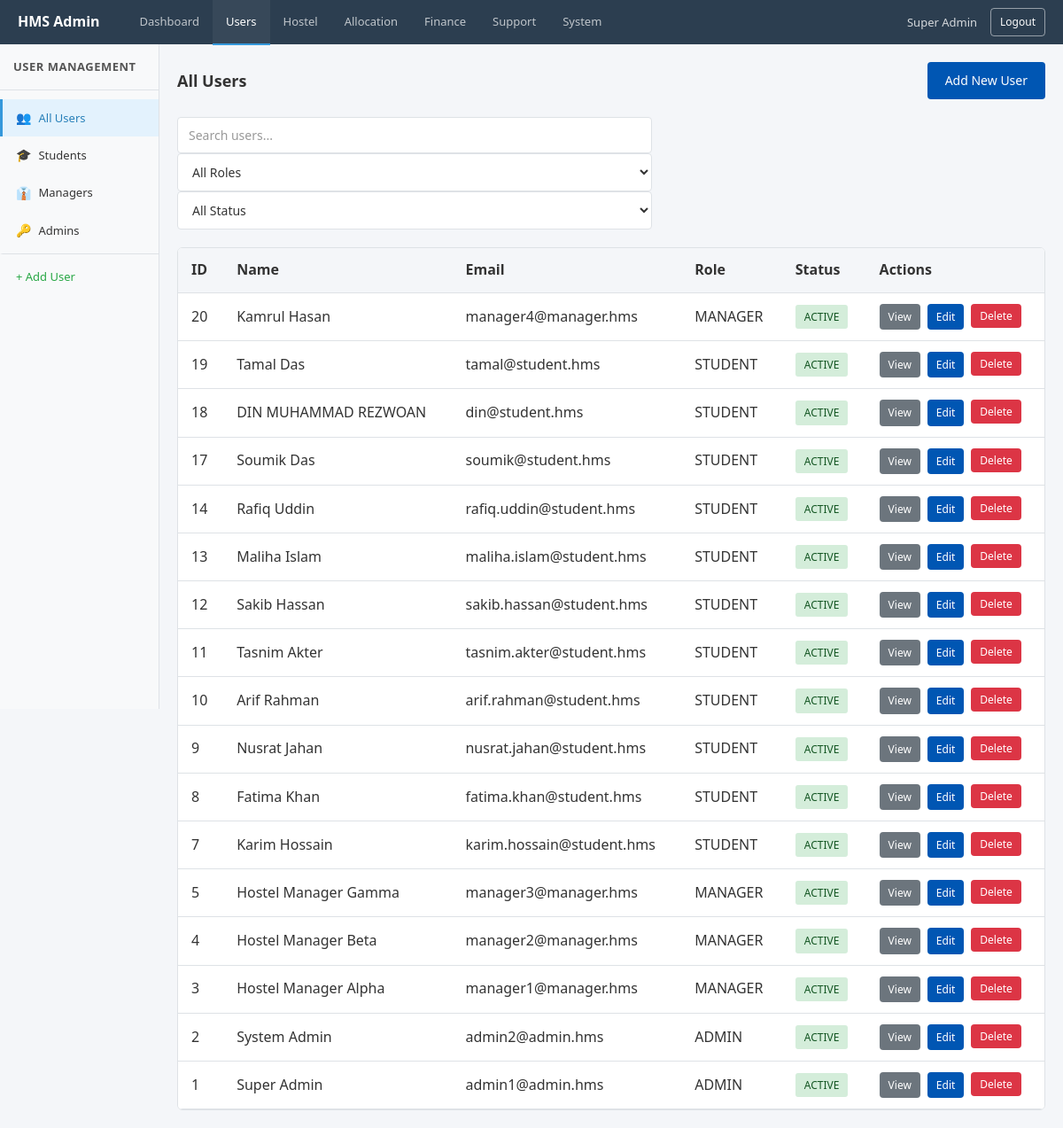
The app's page /index.php?page=admin_users (signed in) with its own data.
### tables this page shows
CREATE TABLE `users` (
  `id` bigint UNSIGNED NOT NULL,
  `name` varchar(100) NOT NULL,
  `email` varchar(191) NOT NULL,
  `phone` varchar(30) DEFAULT NULL,
  `password_hash` varchar(255) NOT NULL,
  `status` enum('ACTIVE','INACTIVE','LOCKED') NOT NULL DEFAULT 'ACTIVE',
  `created_at` datetime NOT NULL DEFAULT CURRENT_TIMESTAMP,
  `updated_at` datetime NOT NULL DEFAULT CURRENT_TIMESTAMP ON UPDATE CURRENT_TIMESTAMP,
  `last_login_at` datetime DEFAULT NULL
);

### app/Controllers/Admin/AdminUserController.php (called while the page is built, shortened)
<?php
require_once __DIR__ . '/../../Models/AdminModel.php';
$action = isset($_GET['action']) ? $_GET['action'] : 'users';
$data = [];
if ($action === 'view') {
    $id = (int)$_GET['id'];
    $data['user'] = getUserById($id);
    $data['roles'] = getAllRoles();
    $pageTitle = 'View User: ' . ($data['user']['name'] ?? 'Unknown');
} elseif ($action === 'edit') {
    $id = (int)$_GET['id'];
    $data['user'] = getUserById($id);
    $data['roles'] = getAllRoles();
    $pageTitle = 'Edit User';
} elseif ($action === 'add') {
    $pageTitle = 'Add New User';
    $data['roles'] = getAllRoles();
} elseif ($action === 'search') {
    $keyword = isset($_GET['q']) ? trim($_GET['q']) : '';
    $pageTitle = 'Search Users';
    $data['users'] = !empty($keyword) ? searchUsers($keyword) : [];
    $data['keyword'] = $keyword;
} else {
    $data['users'] = getAllUsers();
    $data['roles'] = getAllRoles();
}
require_once __DIR__ . '/../../Views/Admin/UserView.php';

### app/Models/AdminModel.php (called while the page is built, shortened)
<?php
function getAllUsers() {
    $conn = dbConnect();
    $sql = "SELECT u.*, GROUP_CONCAT(r.name) as roles
            FROM users u
            LEFT JOIN user_roles ur ON u.id = ur.user_id
            LEFT JOIN roles r ON ur.role_id = r.id
            GROUP BY u.id
            ORDER BY u.id DESC";
    $result = mysqli_query($conn, $sql);
    $users = mysqli_fetch_all($result, MYSQLI_ASSOC);
    return $users;
}
function getAllRoles() {
    $conn = dbConnect();
    $sql = "SELECT * FROM roles ORDER BY id";
    $result = mysqli_query($conn, $sql);
    $roles = mysqli_fetch_all($result, MYSQLI_ASSOC);
    return $roles;
}

### app/Views/Admin/UserView.php (the view, shortened to what this page needs)
<!DOCTYPE html>
<html lang="en">
<head>
    <link rel="stylesheet" href="public/assets/css/style.css">
    <link rel="stylesheet" href="app/Views/Admin/css/admin.css">
</head>
<body>
    <?php include __DIR__ . '/partials/header.php'; ?>
    <div class="admin-layout">
        <?php include __DIR__ . '/partials/sidebar.php'; ?>
        <main class="admin-main">
            <div class="admin-content">
                <?php if ($action === 'add'): ?>
                    <div class="breadcrumb">
                        <a href="index.php?page=admin_users">Users</a>
                        <span>/</span>
                        <span class="current">Add New User</span>
                    </div>
                    <div class="form-card">
                        <h3>Add New User</h3>
                        <form action="index.php?page=admin_users" method="POST">
                            <input type="hidden" name="form_action" value="create_user">
                            <div class="form-group">
                                <label for="name">Full Name <span class="required">*</span></label>
                                <input type="text" id="name" name="name" class="form-control" required>
                            </div>
                            <div class="form-group">
                                <label for="email">Email Address <span class="required">*</span></label>
                                <input type="email" id="email" name="email" class="form-control validate-email" required>
                                <span class="form-hint" id="emailFeedback"></span>
                            </div>
                            <div class="form-group">
                                <label for="phone">Phone Number</label>
                                <input type="text" id="phone" name="phone" class="form-control">
                            </div>
                            <div class="form-group">
                                <label for="password">Password <span class="required">*</span></label>
                                <input type="password" id="password" name="password" class="form-control" required minlength="6">
                                <span class="form-hint">Minimum 6 characters</span>
                            </div>
                            <div class="form-row">
                                <div class="form-group">
                                    <label for="role_id">Role <span class="required">*</span></label>
                                    <select id="role_id" name="role_id" class="form-control" required>
                                        <?php foreach ($data['roles'] ?? [] as $role): ?>
                                            <option value="<?php echo (int)$role['id']; ?>"><?php echo htmlspecialchars($role['name']); ?></option>
                                        <?php endforeach; ?>
                                    </select>
                                </div>
                                <div class="form-group">
                                    <label for="status">Status <span class="required">*</span></label>
                                    <select id="status" name="status" class="form-control" required>
                                        <option value="ACTIVE">Active</option>
                                        <option value="INACTIVE">Inactive</option>
                                    </select>
                                </div>
                            </div>
                            <div class="form-actions">
                                <button type="submit" class="btn btn-primary">Create User</button>
                                <a href="index.php?page=admin_users" class="btn btn-secondary">Cancel</a>
                            </div>
                        </form>
                    </div>
                <?php else: ?>
                    <div class="page-header">
                        <h2>All Users</h2>
                        <a href="index.php?page=admin_users&action=add" class="btn btn-primary">Add New User</a>
                    </div>
                    <div class="filter-bar">
                        <div class="filter-form">
                            <input type="text" id="userSearch" class="form-control" placeholder="Search users..." data-table-search="usersTable">
                            <select id="roleFilter" class="form-control" data-filter-table="usersTable" data-filter-column="3">
                                <option value="">All Roles</option>
                            </select>
                            <select id="statusFilter" class="form-control" data-filter-table="usersTable" data-filter-column="4">
                                <option value="">All Status</option>
                            </select>
                        </div>
                    </div>
                    <div class="table-card">
                        <div class="table-responsive">
                            <table class="table" id="usersTable">
                                <thead>
                                    <tr>
                                        <th>ID</th>
                                        <th>Name</th>
                                        <th>Email</th>
                                        <th>Role</th>
                                        <th>Status</th>
                                        <th>Actions</th>
                                    </tr>
                                </thead>
                                <tbody>
                                    <?php if (!empty($data['users'])): ?>
                                        <?php foreach ($data['users'] as $user): ?>
                                            <tr data-id="<?php echo (int)$user['id']; ?>">
                                                <td><?php echo (int)$user['id']; ?></td>
                                                <td><?php echo htmlspecialchars($user['name']); ?></td>
                                                <td><?php echo htmlspecialchars($user['email']); ?></td>
                                                <td><?php echo htmlspecialchars($user['roles'] ?? 'No Role'); ?></td>
                                                <td>
                                                    <span class="badge <?php echo $user['status'] === 'ACTIVE' ? 'badge-success' : 'badge-danger'; ?>">
                                                        <?php echo htmlspecialchars($user['status']); ?>
                                                    </span>
                                                </td>
                                                <td>
                                                    <div class="action-btns">
                                                        <a href="index.php?page=admin_users&action=view&id=<?php echo (int)$user['id']; ?>" class="btn btn-sm btn-secondary">View</a>
                                                        <a href="index.php?page=admin_users&action=edit&id=<?php echo (int)$user['id']; ?>" class="btn btn-sm btn-primary">Edit</a>
                                                        <form method="POST" action="index.php?page=admin_users" style="display:inline;" onsubmit="return confirm('Are you sure you want to delete this user?');">
                                                            <button type="submit" class="btn btn-sm btn-danger">Delete</button>
                                                        </form>
                                                    </div>
                                                </td>
                                            </tr>
                                        <?php endforeach; ?>
                                    <?php else: ?>
                                        <tr>
                                            <td colspan="6" class="empty-state">No users found</td>
                                        </tr>
                                    <?php endif; ?>
                                </tbody>
                            </table>
                        </div>
                    </div>
                <?php endif; ?>
            </div>
        </main>
    </div>
</body>
</html>

### public/assets/css/style.css (style rules this page uses)
:root { --primary: #0056b3; --primary-hover: #004494; --background: #f4f6f9; --surface: #ffffff; --text-primary: #333333; --text-secondary: #555555; --border: #dee2e6; --success: #28a745; --error: #dc3545; --warning: #ffc107; --shadow: 0 2px 4px rgba(0, 0, 0, 0.1); }
* { margin: 0; padding: 0; box-sizing: border-box; }
body { font-family: 'Segoe UI', Tahoma, Geneva, Verdana, sans-serif; background-color: var(--background); color: var(--text-primary); line-height: 1.6; min-height: 100vh; }
h1, h2, h3, h4, h5, h6 { color: var(--text-primary); margin-bottom: 15px; font-weight: 600; }
h2 { font-size: 24px; }
a { color: var(--primary); text-decoration: none; }
.form-control { width: 100%; padding: 10px 12px; font-family: inherit; font-size: 14px; color: var(--text-primary); background-color: var(--surface); border: 1px solid var(--border); border-radius: 4px; }
.form-control::placeholder { color: #999; }
select.form-control { cursor: pointer; }
.btn { display: inline-block; padding: 10px 20px; font-family: inherit; font-size: 14px; font-weight: 500; text-align: center; border: none; border-radius: 4px; cursor: pointer; }
.btn-primary { background-color: var(--primary); color: #ffffff; }
.btn-secondary { background-color: #6c757d; color: #ffffff; }
.btn-danger { background-color: var(--error); color: #ffffff; }
.table-responsive { overflow-x: auto; }
.table { width: 100%; border-collapse: collapse; background: var(--surface); }
.table th, .table td { padding: 12px 15px; text-align: left; border-bottom: 1px solid var(--border); }
.table th { background-color: var(--background); font-weight: 600; color: var(--text-primary); }
.badge { display: inline-block; padding: 4px 10px; font-size: 12px; font-weight: 500; border-radius: 3px; }
.badge-success { background-color: #d4edda; color: #155724; }

### app/Views/Admin/css/admin.css (style rules this page uses)
.admin-layout { display: flex; padding-top: 50px; min-height: 100vh; }
.admin-main { flex: 1; margin-left: 180px; background-color: var(--background); min-height: calc(100vh - 50px); }
.admin-content { padding: 20px; }
.page-header { display: flex; justify-content: space-between; align-items: center; margin-bottom: 20px; }
.page-header h2 { margin: 0; font-size: 18px; }
.table-card { background: var(--surface); border: 1px solid var(--border); border-radius: 6px; overflow: hidden; }
.action-btns { display: flex; gap: 8px; }
.btn-sm { padding: 5px 10px; font-size: 12px; }
.filter-bar { display: flex; gap: 15px; margin-bottom: 20px; flex-wrap: wrap; align-items: center; }
.filter-bar select { min-width: 150px; }

### records on screen
users: id "20", name "Kamrul Hasan", email "manager4@manager.hms", roles "MANAGER", status "ACTIVE"
users: id "19", name "Tamal Das", email "tamal@student.hms", roles "STUDENT", status "ACTIVE"
users: id "18", name "DIN MUHAMMAD REZWOAN", email "din@student.hms", roles "STUDENT", status "ACTIVE"
users: id "17", name "Soumik Das", email "soumik@student.hms", roles "STUDENT", status "ACTIVE"
users: id "14", name "Rafiq Uddin", email "rafiq.uddin@student.hms", roles "STUDENT", status "ACTIVE"
users: id "13", name "Maliha Islam", email "maliha.islam@student.hms", roles "STUDENT", status "ACTIVE"
users: id "12", name "Sakib Hassan", email "sakib.hassan@student.hms", roles "STUDENT", status "ACTIVE"
users: id "11", name "Tasnim Akter", email "tasnim.akter@student.hms", roles "STUDENT", status "ACTIVE"
users: id "10", name "Arif Rahman", email "arif.rahman@student.hms", roles "STUDENT", status "ACTIVE"
users: id "9", name "Nusrat Jahan", email "nusrat.jahan@student.hms", roles "STUDENT", status "ACTIVE"
users: id "8", name "Fatima Khan", email "fatima.khan@student.hms", roles "STUDENT", status "ACTIVE"
users: id "7", name "Karim Hossain", email "karim.hossain@student.hms", roles "STUDENT", status "ACTIVE"
users: id "5", name "Hostel Manager Gamma", email "manager3@manager.hms", roles "MANAGER", status "ACTIVE"
users: id "4", name "Hostel Manager Beta", email "manager2@manager.hms", roles "MANAGER", status "ACTIVE"
users: id "3", name "Hostel Manager Alpha", email "manager1@manager.hms", roles "MANAGER", status "ACTIVE"
users: id "2", name "System Admin", email "admin2@admin.hms", roles "ADMIN", status "ACTIVE"
users: id "1", name "Super Admin", email "admin1@admin.hms", roles "ADMIN", status "ACTIVE"

### other values on screen
$_SESSION['user_name'] "Super Admin"
$sidebarTitle "USER MANAGEMENT"
$link['icon'] "👥"
$link['label'] "All Users"
$link['icon'] "🎓"
$link['label'] "Students"
$link['icon'] "👔"
$link['label'] "Managers"
$link['icon'] "🔑"
$link['label'] "Admins"
$link['label'] "+ Add User"
